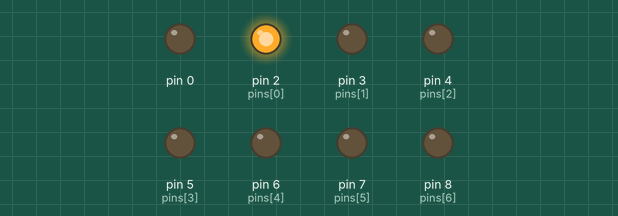
The sketch below on a simulated Arduino Uno, built with avr-gcc and run on an emulated ATmega328P. Shown: output pins drawn as LEDs (lit = HIGH).

Above: at 0.02 s.
At 0.27 s:
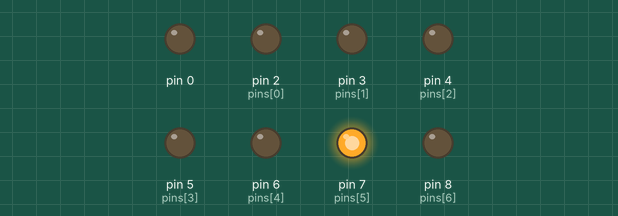
At 0.52 s:
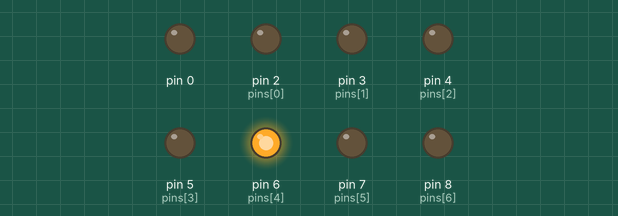
At 0.9 s:
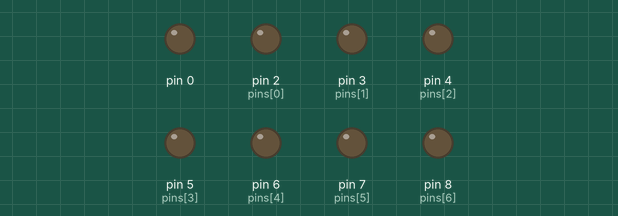
At 1.27 s:
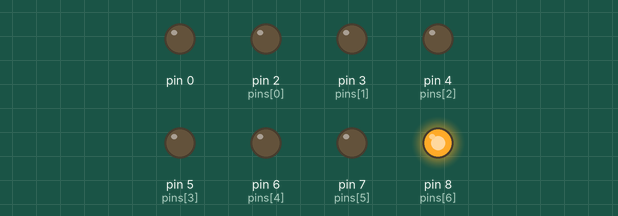
At 2.32 s:
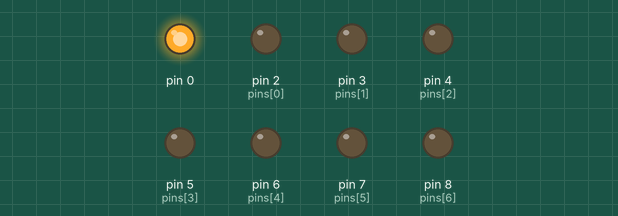
Timing chart, 0 to 3.0 s (numbered marks = the images above):
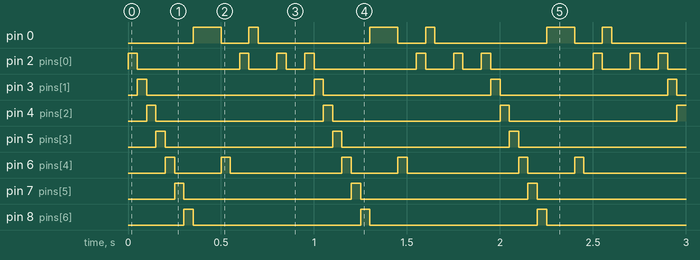

Measured:
- by itself, pin 0: repeats every 0.95 s: LOW 0.15 s, HIGH 0.05 s, LOW 0.60 s, HIGH 0.15 s
- by itself, pin 2 (pins[0]): repeats every 0.95 s: LOW 0.55 s, HIGH 0.05 s, LOW 0.15 s, HIGH 0.05 s, LOW 0.10 s, HIGH 0.05 s
- by itself, pin 3 (pins[1]), pin 4 (pins[2]), pin 5 (pins[3]), pin 7 (pins[5]), pin 8 (pins[6]): alternates HIGH for 0.05 s and LOW for 0.90 s
- by itself, pin 6 (pins[4]): repeats every 0.95 s: LOW 0.25 s, HIGH 0.05 s, LOW 0.60 s, HIGH 0.05 s

The sketch:

P5.ino
```cpp
const int pins[] = {2, 3, 4, 5, 6, 7, 8};
int waitTime = 50;

void setup() {
  for(int i = 0; i < sizeof(pins); i++)
    pinMode(pins[i], OUTPUT);
}

void loop() {
  for(int i = 0; i < sizeof(pins); i++) {
    digitalWrite(pins[i], HIGH);
    delay(waitTime);
    digitalWrite(pins[i], LOW);
  }
  delay(waitTime*2);
  for(int i = 0; i < sizeof(pins); i--) {
    digitalWrite(pins[i], HIGH);
    delay(waitTime);
    digitalWrite(pins[i], LOW);
  }
  delay(waitTime*2);
}
```
